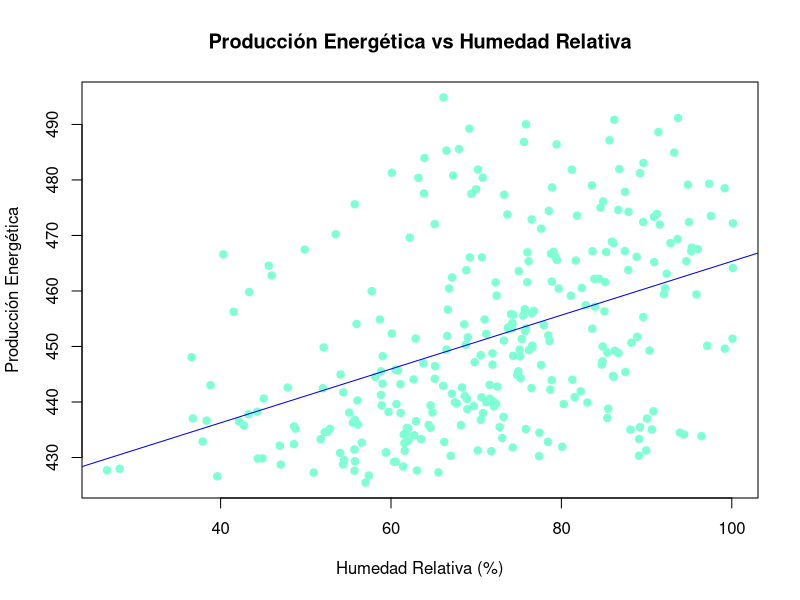

Here is the R script that generated this plot:
library(tidyverse)


datos <- read.csv("./datos.csv", header= TRUE, sep=";")
subset_data <- datos %>% slice(1:300)

subset_data$RH <- as.numeric(gsub(",", ".", subset_data$RH))
subset_data$PE <- as.numeric(gsub(",", ".", subset_data$PE))

plot(subset_data$RH, subset_data$PE,
     main = "Producción Energética vs Humedad Relativa",
     xlab = "Humedad Relativa (%)",
     ylab = "Producción Energética",
     col = "#7FFFD4",
     pch = 19)
abline(lm(PE ~ RH, data = subset_data), col = "#0000EE")